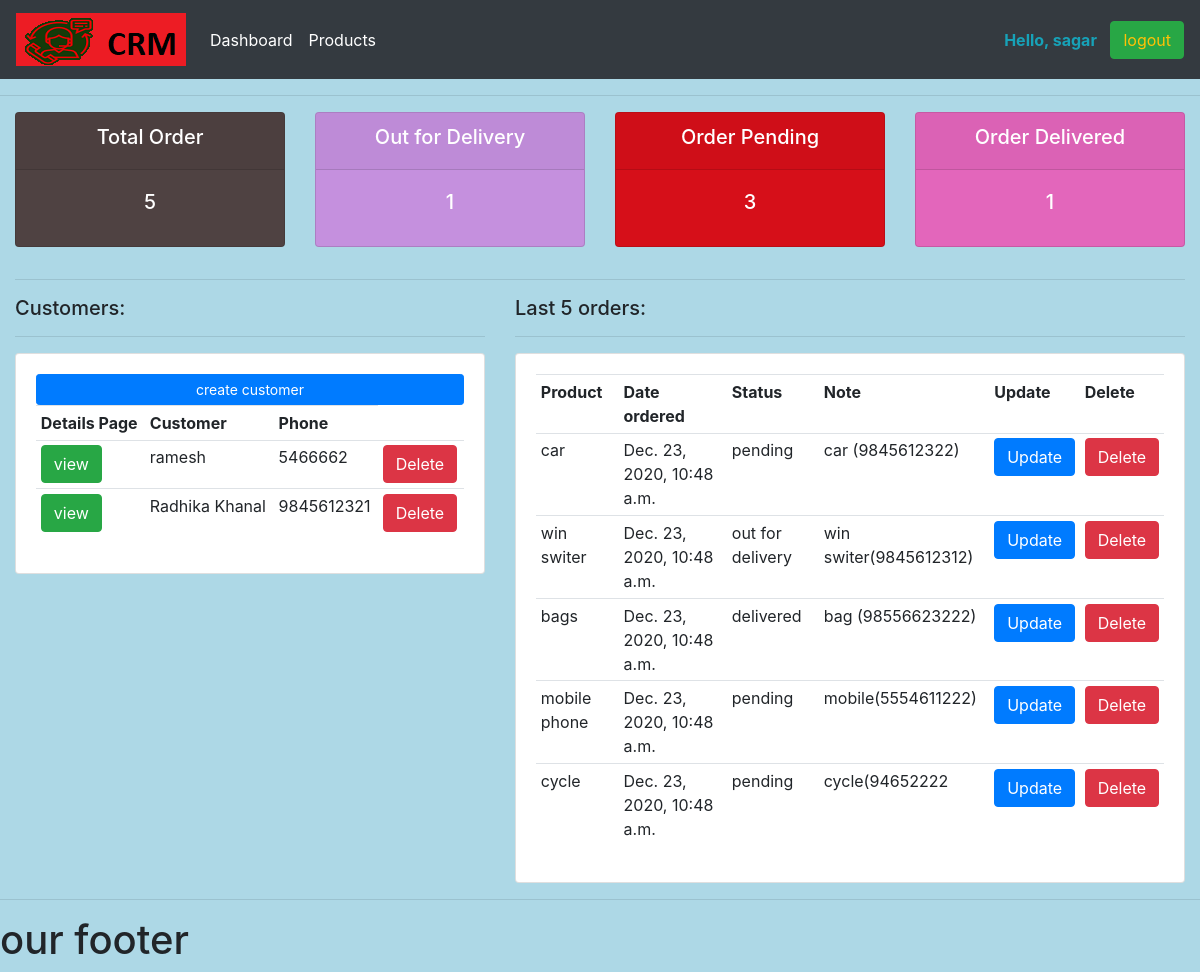
The app's page / (signed in) with its own data.
### accounts/models.py (models this page shows, shortened)
class Customer(models.Model):
    name = models.CharField(max_length=200, null=True)
    phone = models.CharField(max_length=200, null=True)
    email = models.CharField(max_length=200, null=True)
    date_created = models.DateTimeField(auto_now_add=True)

class Order(models.Model):
    STATUS = (
        ('pending', 'pending'),
        ('out for delivery', 'out for delivery'),
        ('delivered', 'delivered'),
    )
    customer = models.ForeignKey(Customer, null=True, on_delete=models.SET_NULL)
    product = models.ForeignKey(Product, null=True, on_delete=models.SET_NULL)
    date_created = models.DateTimeField(auto_now_add=True)
    status = models.CharField(max_length=200, null=True, choices=STATUS)
    note = models.CharField(max_length=200, null=True)

class Product(models.Model):
    name = models.CharField(max_length=200, null=True)
    price = models.FloatField(null=True)
    CATEGORY = (
        ('indoor', 'indoor'),
        ('outdoor', 'outdoor'),
    )
    category = models.CharField(choices=CATEGORY, max_length=200, null=True)
    description = models.TextField(max_length=200, null=True, blank=True)
    date_created = models.DateTimeField(auto_now_add=True, null=True)
    tag = models.ManyToManyField(Tag)

### accounts/views.py (the view)
# urls.py: path('', views.dashboard, name="home"),
@login_required(login_url='login')
def dashboard(request):
    customers = Customer.objects.all()
    orders = Order.objects.all()
    totalorder = orders.count()
    orderpending = orders.filter(status="pending").count()
    orderdelivered = orders.filter(status="delivered").count()
    outfordelivery = orders.filter(status="out for delivery").count()
    context = {
        'customers': customers,
        'orders': orders,
        "totalorder": totalorder,
        'orderpending': orderpending,
        'orderdelivered': orderdelivered,
        'outfordelivery': outfordelivery,
    }
    return render(request, 'accounts/dashboard.html', context)

### templates/accounts/dashboard.html
{% extends 'accounts/main.html' %}
{% block content %}
{% include 'accounts/status.html' %}
<div class="row">
    <div class="col-md-5">
        <h5>Customers:</h5>
        <hr>
        <div class="card card-body">
            <a class="btn btn-primary btn-sm btn-block" href="{% url 'create_customer' %}">
                create customer
            </a>
            <table class="table table-sm">
                <tr>
                    <th> Details Page</th>
                    <th> Customer</th>
                    <th> Phone</th>
                </tr>
                {% for customer in customers %}
                <tr>
                    <td>
                        <a class="btn btn-success" href="{% url 'customer' customer.id %}">
                        view
                        </a>
                    </td>
                    <td>{{ customer.name }}</td>
                    <td>{{ customer.phone}}</td>
                    <td>
                          <a class="btn btn-danger" href="{% url 'delete_customer' customer.id %}">
                            Delete
                         </a>
                    </td>
                </tr>
                {% endfor %}
            </table>
        </div>
    </div>
    <div class="col-md-7">
        <h5>Last 5 orders:</h5>
        <hr>
        <div class="card card-body">
            <table class="table table-sm">
                <tr>
                    <th>Product</th>
                    <th>Date ordered</th>
                    <th>Status</th>
                    <th>Note</th>
                    <th>Update</th>
                     <th>Delete</th>
                </tr>
                {% for order in orders %}
                <tr>
                    <td>{{order.product.name}}</td>
                    <td>{{order.date_created}}</td>
                    <td>{{order.status }}</td>
                    <td>{{order.note }}</td>
                    <td><a href="{% url 'update_order' order.pk %}">
                        <button type="button" class="btn btn-primary">Update</button>
                    </a></td>
                    <td><a href="{% url 'delete_order' order.pk %}">
                        <button type="button" class="btn btn-danger">Delete</button>
                    </a></td>
                </tr>
                {% endfor %}
            </table>
        </div>
    </div>
</div>
{% endblock %}

### templates/accounts/main.html (shortened to what this page needs)
<!DOCTYPE html>
{% load static %}
<html lang="en">
<head>
    <link rel="stylesheet" href="https://maxcdn.bootstrapcdn.com/bootstrap/4.0.0/css/bootstrap.min.css"
>
    <link rel="stylesheet" href="{% static '/css/main.css' %}">
</head>
<body>
{% include 'accounts/navbar.html' %}
<hr>
<div class="container-fluid">
    {% block content %}
    {% endblock %}
</div>
<hr>
<h1> our footer </h1>
</body>
</html>

### templates/accounts/navbar.html (shortened to what this page needs)
{% load static%}
<nav class="navbar navbar-expand-lg navbar-dark bg-dark">
    <img class="navbar-brand" src="{% static '/images/logo.png'%}" alt="logo.png"></a>
    <div class="collapse navbar-collapse" id="navbarSupportedContent">
        <ul class="navbar-nav mr-auto">
            <li class="nav-item active">
                <a class="nav-link" href="{% url 'home' %}">Dashboard </a>
            </li>
            <li class="nav-item active">
                <a class="nav-link" href="{% url 'product' %}">Products</a>
            </li>
        </ul>
      <strong class="text-info"> Hello, {{request.user}}</strong>&nbsp&nbsp&nbsp
            <a href="{% url 'logout' %}" class="btn btn-success text-warning">logout</a>
    </div>
</nav>

### templates/accounts/status.html
<div class="row">
    <div class="col-md-3">
        <div class="card text-black mb-3" id="totalorder">
            <div class="card-header">
                <h5> Total Order</h5>
            </div>
            <div class="card-body">
                <h5 class="card-title">{{ totalorder }} </h5>
            </div>
        </div>
    </div>
    <div class="col-md-3">
        <div class="card text-green mb-3" id="outfordelivery">
            <div class="card-header">
                <h5> Out for Delivery</h5>
            </div>
            <div class="card-body">
                <h5 class="card-title"> {{ outfordelivery }}</h5>
            </div>
        </div>
    </div>
    <div class="col-md-3">
        <div class="card text-white mb-3" id="orderpending">
            <div class="card-header">
                <h5>Order Pending</h5>
            </div>
            <div class="card-body">
                <h5 class="card-title"> {{ orderpending }}</h5>
            </div>
        </div>
    </div>
    <div class="col-md-3">
        <div class="card text-red mb-3" id="orderdelivered">
            <div class="card-header">
                <h5>Order Delivered</h5>
            </div>
            <div class="card-body">
                <h5 class="card-title">{{ orderdelivered }}</h5>
            </div>
        </div>
    </div>
</div>
<hr>

### static/css/main.css (style rules this page uses)
#totalorder { background-color: #4f4242; text-align: center; color: white; }
#orderpending { background-color:#d60f19; text-align: center; color: white; }
#outfordelivery { background-color:#c590de; text-align: center; color: white; }
#orderdelivered { background-color:#e366bb; text-align: center; color: white ; }
body { background-color: lightblue; }

### records on screen
Customer: name "ramesh", phone "5466662"
Customer: name "Radhika Khanal", phone "9845612321"
Order: product.name "car", date_created "Dec. 23, 2020, 10:48 a.m.", status "pending", note "car (9845612322)"
Order: product.name "win switer", date_created "Dec. 23, 2020, 10:48 a.m.", status "out for delivery", note "win switer(9845612312)"
Order: product.name "bags", date_created "Dec. 23, 2020, 10:48 a.m.", status "delivered", note "bag (98556623222)"
Order: product.name "mobile phone", date_created "Dec. 23, 2020, 10:48 a.m.", status "pending", note "mobile(5554611222)"
Order: product.name "cycle", date_created "Dec. 23, 2020, 10:48 a.m.", status "pending", note "cycle(94652222"

### other values on screen
{{ request.user }} "sagar"
{{ totalorder }} "5"
{{ outfordelivery }} "1"
{{ orderpending }} "3"
{{ orderdelivered }} "1"
